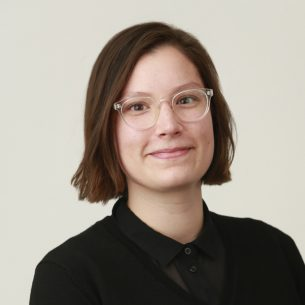
#> input picture T02 - Face detection/jenny.jpg, 305 x 305 px
$ python face_detection_photo.py
#> lines starting #> are read from the running program, lines starting #| are printed output that depends on the picture; after the words box and inside, x2 and y2 are one past the last pixel; in counts of white or black regions, pixels touching at a corner belong together
import cv2 as cv

face_cascade = cv.CascadeClassifier('/home/john/anaconda3/share/OpenCV/haarcascades/haarcascade_frontalface_default.xml')
eye_cascade = cv.CascadeClassifier('/home/john/anaconda3/share/OpenCV/haarcascades/haarcascade_eye.xml')


img = cv.imread('jenny.jpg')
#> img is the input picture: shape (305, 305, 3); mean B, G, R 135.5, 145.6, 154.3
img01 = cv.imread('time.jpg')
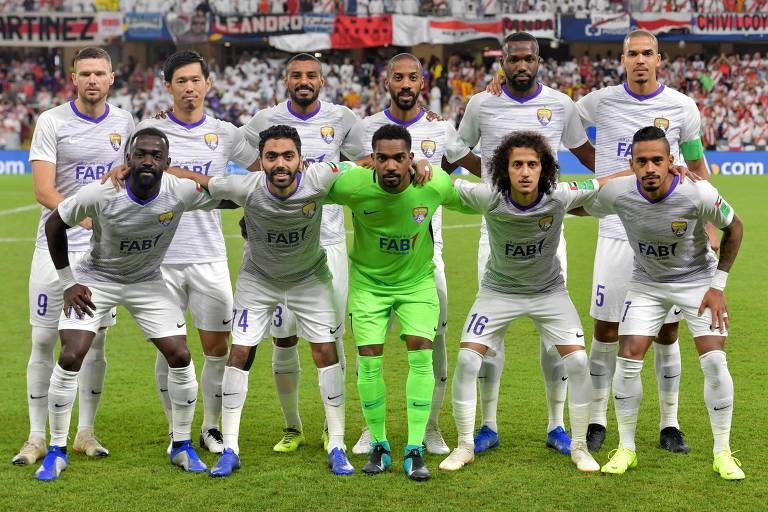
#> input picture T02 - Face detection/time.jpg, 768 x 512 px
#> img01 is the input picture: shape (512, 768, 3); mean B, G, R 103.9, 139.1, 133.1
gray = cv.cvtColor(img, cv.COLOR_BGR2GRAY)
gray01 = cv.cvtColor(img01, cv.COLOR_BGR2GRAY)
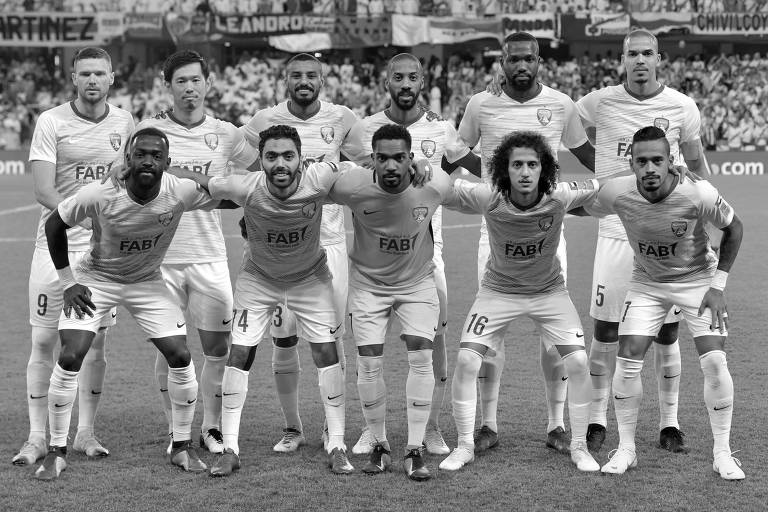
#> gray01: shape (512, 768); min 0, max 255, mean 133.3

faces = face_cascade.detectMultiScale(gray, 1.1, 5)
#> faces = [[108, 59, 113, 113]]
faces01 = face_cascade.detectMultiScale(gray01, 1.1, 5)
#> faces01 = [[69, 57, 46, 46], [616, 35, 49, 49], [280, 57, 47, 47], [166, 62, 45, 45], [379, 56, 54, 54], [123, 136, 47, 47], [500, 145, 50, 50], [496, 41, 50, 50], [254, 135, 53, 53], [624, 141, 53, 53], [363, 137, 55, 55]]

for (x,y,w,h) in faces:

    cv.rectangle(img,(x,y),(x+w,y+h),(255,0,0),2)
    roi_gray = gray[y:y+h, x:x+w]
    roi_color = img[y:y+h, x:x+w]
#> this loop made 1 pass
#> pass 1, `roi_gray = gray[y:y+h, x:x+w]`:
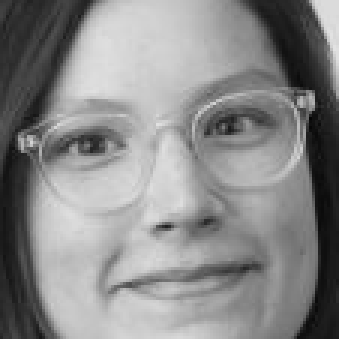
#> roi_gray: shape (113, 113) (shown 3 times larger); min 4, max 226, mean 136.7
#> pass 1, `roi_color = img[y:y+h, x:x+w]`:
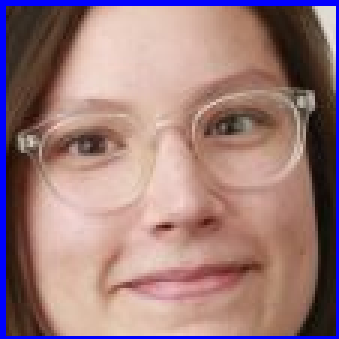
#> roi_color: shape (113, 113, 3) (shown 3 times larger); mean B, G, R 123.9, 123.5, 156.5
#> after the loop:
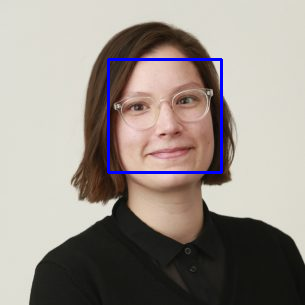
#> img: shape (305, 305, 3); 1.45% of pixels changed, all inside (x1, y1, x2, y2) = (107, 58, 223, 174)

for (x,y,w,h) in faces01:

    cv.rectangle(img01,(x,y),(x+w,y+h),(255,0,0),2)
    roi_gray = gray01[y:y+h, x:x+w]
    roi_color = img01[y:y+h, x:x+w]
#> this loop made 11 passes
#> pass 1, `roi_color = img01[y:y+h, x:x+w]`:
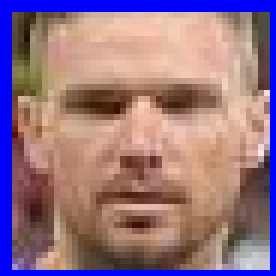
#> roi_color: shape (46, 46, 3) (shown 6 times larger); mean B, G, R 130.6, 115.2, 148.6
#> after the loop:
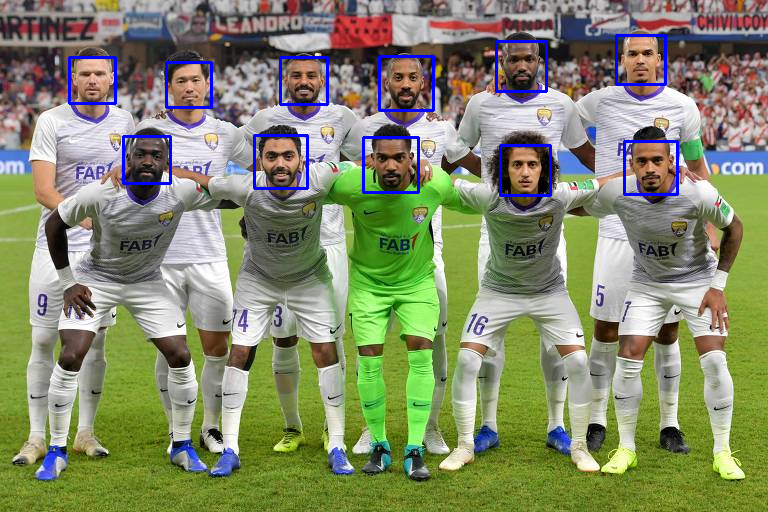
#> img01: shape (512, 768, 3); 1.66% of pixels changed, all inside (x1, y1, x2, y2) = (68, 34, 679, 197)


cv.imshow('img01',img01)
cv.imshow('img',img)
